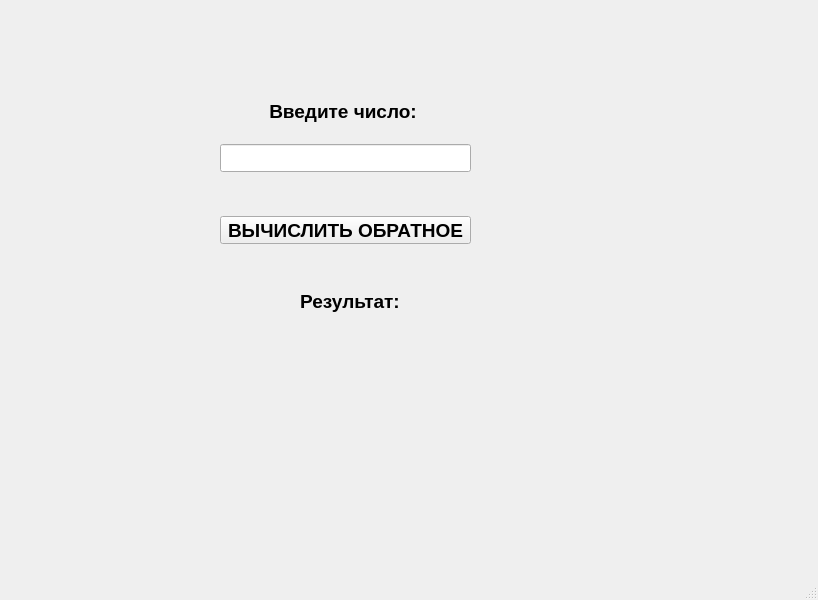
<?xml version="1.0" encoding="UTF-8"?>
<ui version="4.0">
 <class>MainWindow</class>
 <widget class="QMainWindow" name="MainWindow">
  <property name="geometry">
   <rect>
    <x>0</x>
    <y>0</y>
    <width>818</width>
    <height>600</height>
   </rect>
  </property>
  <property name="windowTitle">
   <string>MainWindow</string>
  </property>
  <widget class="QWidget" name="centralwidget">
   <widget class="QLabel" name="label">
    <property name="geometry">
     <rect>
      <x>270</x>
      <y>100</y>
      <width>146</width>
      <height>22</height>
     </rect>
    </property>
    <property name="font">
     <font>
      <pointsize>14</pointsize>
      <weight>75</weight>
      <bold>true</bold>
     </font>
    </property>
    <property name="text">
     <string>Введите число:</string>
    </property>
    <property name="alignment">
     <set>Qt::AlignCenter</set>
    </property>
   </widget>
   <widget class="QLineEdit" name="lineEdit">
    <property name="geometry">
     <rect>
      <x>220</x>
      <y>144</y>
      <width>251</width>
      <height>28</height>
     </rect>
    </property>
   </widget>
   <widget class="QPushButton" name="pushButton">
    <property name="geometry">
     <rect>
      <x>220</x>
      <y>216</y>
      <width>251</width>
      <height>28</height>
     </rect>
    </property>
    <property name="font">
     <font>
      <pointsize>14</pointsize>
      <weight>75</weight>
      <bold>true</bold>
     </font>
    </property>
    <property name="text">
     <string>ВЫЧИСЛИТЬ ОБРАТНОЕ</string>
    </property>
   </widget>
   <widget class="QLabel" name="outputlabel">
    <property name="geometry">
     <rect>
      <x>220</x>
      <y>347</y>
      <width>251</width>
      <height>34</height>
     </rect>
    </property>
    <property name="text">
     <string/>
    </property>
    <property name="alignment">
     <set>Qt::AlignCenter</set>
    </property>
   </widget>
   <widget class="QLabel" name="label_2">
    <property name="geometry">
     <rect>
      <x>300</x>
      <y>290</y>
      <width>100</width>
      <height>22</height>
     </rect>
    </property>
    <property name="font">
     <font>
      <pointsize>14</pointsize>
      <weight>75</weight>
      <bold>true</bold>
     </font>
    </property>
    <property name="text">
     <string>Результат:</string>
    </property>
    <property name="alignment">
     <set>Qt::AlignCenter</set>
    </property>
   </widget>
  </widget>
  <widget class="QMenuBar" name="menubar">
   <property name="geometry">
    <rect>
     <x>0</x>
     <y>0</y>
     <width>818</width>
     <height>22</height>
    </rect>
   </property>
  </widget>
  <widget class="QStatusBar" name="statusbar"/>
 </widget>
 <resources/>
 <connections/>
</ui>
